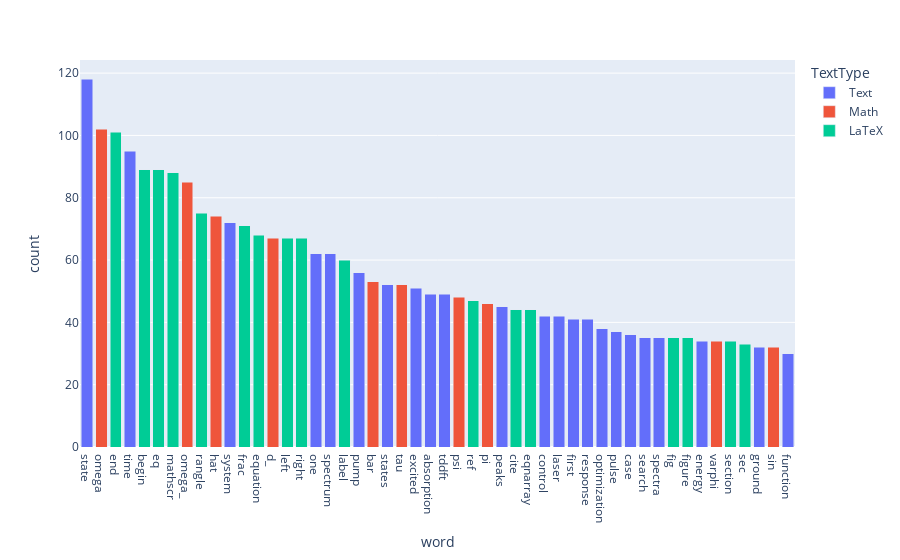

The code cell stored with this chart in its notebook:
### Code cell
text_clean = ' '.join([token[0] for token in convert_text_to_clean_tokens(text_raw, stopwords=stopwords.words('english'))])
create_wordcounts_bar_chart(create_wordcounts_text(text_clean))

### Figure 1 — Plotly figure (JSON) as saved in the notebook; plotly's stock layout.template omitted (floating-point values rounded to 4 significant figures)
{"data": [{"alignmentgroup": "True", "hovertemplate": "TextType=Text<br>word=%{x}<br>count=%{y}<extra></extra>", "legendgroup": "Text", "marker": {"color": "#636efa", "pattern": {"shape": ""}}, "name": "Text", "offsetgroup": "Text", "orientation": "v", "showlegend": true, "textposition": "auto", "type": "bar", "x": ["absorption", "case", "control", "energy", "excited", "first", "function", "ground", "laser", "one", "optimization", "peaks", "pulse", "pump", "response", "search", "spectra", "spectrum", "state", "states", "system", "tddft", "time"], "xaxis": "x", "y": [49, 36, 42, 34, 51, 41, 30, 32, 42, 62, 38, 45, 37, 56, 41, 35, 35, 62, 118, 52, 72, 49, 95], "yaxis": "y"}, {"alignmentgroup": "True", "hovertemplate": "TextType=Math<br>word=%{x}<br>count=%{y}<extra></extra>", "legendgroup": "Math", "marker": {"color": "#EF553B", "pattern": {"shape": ""}}, "name": "Math", "offsetgroup": "Math", "orientation": "v", "showlegend": true, "textposition": "auto", "type": "bar", "x": ["bar", "d_", "hat", "omega", "omega_", "pi", "psi", "sin", "tau", "varphi"], "xaxis": "x", "y": [53, 67, 74, 102, 85, 46, 48, 32, 52, 34], "yaxis": "y"}, {"alignmentgroup": "True", "hovertemplate": "TextType=LaTeX<br>word=%{x}<br>count=%{y}<extra></extra>", "legendgroup": "LaTeX", "marker": {"color": "#00cc96", "pattern": {"shape": ""}}, "name": "LaTeX", "offsetgroup": "LaTeX", "orientation": "v", "showlegend": true, "textposition": "auto", "type": "bar", "x": ["begin", "cite", "end", "eq", "eqnarray", "equation", "fig", "figure", "frac", "label", "left", "mathscr", "rangle", "ref", "right", "sec", "section"], "xaxis": "x", "y": [89, 44, 101, 89, 44, 68, 35, 35, 71, 60, 67, 88, 75, 47, 67, 33, 34], "yaxis": "y"}], "layout": {"barmode": "stack", "legend": {"title": {"text": "TextType"}, "tracegroupgap": 0}, "margin": {"t": 60}, "xaxis": {"anchor": "y", "categoryorder": "total descending", "domain": [0, 1], "title": {"text": "word"}}, "yaxis": {"anchor": "x", "domain": [0, 1], "title": {"text": "count"}}}}
